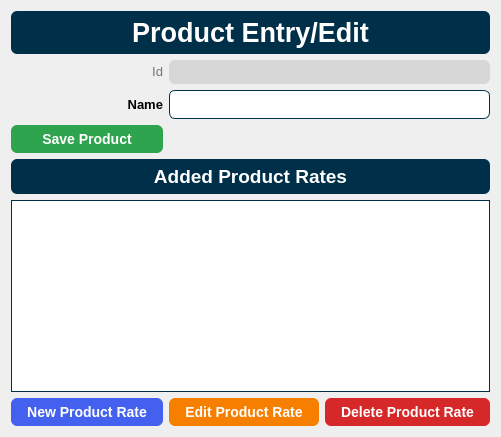
      <widget class="QWidget" name="pageProductEntry">
       <layout class="QGridLayout" name="gridLayout_2">
        <item row="3" column="1" colspan="2">
         <widget class="QLineEdit" name="txtProductName">
          <property name="styleSheet">
           <string notr="true">border: 1px solid #003049;
border-radius: 6px;
font-family: &quot;Helvetica&quot;;
font-size: 10pt;
padding: 5px;</string>
          </property>
          <property name="maxLength">
           <number>30</number>
          </property>
         </widget>
        </item>
        <item row="0" column="0" colspan="3">
         <widget class="QLabel" name="lblProductEntry_Header">
          <property name="styleSheet">
           <string notr="true">border: 1px solid rgba(27, 31, 35, .15);
border-radius: 6px;
background-color: #003049;
color: #ffffff;
font-size: 20pt;
font-family: &quot;Helvetica&quot;;
font-style: normal;
font-weight: 700;
padding: 6px;</string>
          </property>
          <property name="text">
           <string>Product Entry/Edit</string>
          </property>
          <property name="alignment">
           <set>Qt::AlignCenter</set>
          </property>
         </widget>
        </item>
        <item row="1" column="0">
         <widget class="QLabel" name="lblProductId_Label">
          <property name="sizePolicy">
           <sizepolicy hsizetype="Preferred" vsizetype="Maximum">
            <horstretch>0</horstretch>
            <verstretch>0</verstretch>
           </sizepolicy>
          </property>
          <property name="layoutDirection">
           <enum>Qt::LeftToRight</enum>
          </property>
          <property name="styleSheet">
           <string notr="true">color: #6c757d;
font-family: &quot;Helvetica&quot;;
font-weight: 300;
font-size: 10pt</string>
          </property>
          <property name="text">
           <string>Id</string>
          </property>
          <property name="alignment">
           <set>Qt::AlignRight|Qt::AlignTrailing|Qt::AlignVCenter</set>
          </property>
         </widget>
        </item>
        <item row="7" column="0" colspan="3">
         <widget class="QLabel" name="lblTableHeader">
          <property name="styleSheet">
           <string notr="true">border: 1px solid rgba(27, 31, 35, .15);
border-radius: 6px;
background-color: #003049;
color: #ffffff;
font-size: 14pt;
font-family: &quot;Helvetica&quot;;
font-style: normal;
font-weight: 700;
padding: 6px;</string>
          </property>
          <property name="text">
           <string>Added Product Rates</string>
          </property>
          <property name="alignment">
           <set>Qt::AlignCenter</set>
          </property>
         </widget>
        </item>
        <item row="3" column="0">
         <widget class="QLabel" name="lblProductName">
          <property name="sizePolicy">
           <sizepolicy hsizetype="Preferred" vsizetype="Maximum">
            <horstretch>0</horstretch>
            <verstretch>0</verstretch>
           </sizepolicy>
          </property>
          <property name="layoutDirection">
           <enum>Qt::LeftToRight</enum>
          </property>
          <property name="styleSheet">
           <string notr="true">font-family: &quot;Helvetica&quot;;
font-weight: 700;
font-size: 10pt;</string>
          </property>
          <property name="text">
           <string>Name</string>
          </property>
          <property name="alignment">
           <set>Qt::AlignRight|Qt::AlignTrailing|Qt::AlignVCenter</set>
          </property>
         </widget>
        </item>
        <item row="10" column="0" colspan="3">
         <widget class="QTableWidget" name="tblProductRates">
          <property name="focusPolicy">
           <enum>Qt::NoFocus</enum>
          </property>
          <property name="styleSheet">
           <string notr="true">border: 1px solid #003049;
font-family: &quot;Helvetica&quot;;
font-size: 10pt;</string>
          </property>
          <property name="editTriggers">
           <set>QAbstractItemView::NoEditTriggers</set>
          </property>
          <property name="selectionMode">
           <enum>QAbstractItemView::SingleSelection</enum>
          </property>
          <property name="selectionBehavior">
           <enum>QAbstractItemView::SelectRows</enum>
          </property>
          <property name="sortingEnabled">
           <bool>true</bool>
          </property>
          <attribute name="horizontalHeaderStretchLastSection">
           <bool>true</bool>
          </attribute>
          <attribute name="verticalHeaderVisible">
           <bool>false</bool>
          </attribute>
         </widget>
        </item>
        <item row="1" column="1" colspan="2">
         <widget class="QLabel" name="lblProductId">
          <property name="sizePolicy">
           <sizepolicy hsizetype="Preferred" vsizetype="Minimum">
            <horstretch>0</horstretch>
            <verstretch>0</verstretch>
           </sizepolicy>
          </property>
          <property name="styleSheet">
           <string notr="true">background-color: rgb(215, 215, 215);
border-radius: 6px;
font-family: &quot;Helvetica&quot;;
padding: 5px;</string>
          </property>
          <property name="text">
           <string/>
          </property>
         </widget>
        </item>
        <item row="11" column="0">
         <widget class="QPushButton" name="btnNewProductRate">
          <property name="focusPolicy">
           <enum>Qt::NoFocus</enum>
          </property>
          <property name="styleSheet">
           <string notr="true">background-color: #4361ee;
border: 1px solid rgba(27, 31, 35, .15);
border-radius: 6px;
color: #fff;
font-family: &quot;Helvetica&quot;;
font-size: 14px;
font-weight: 600;
line-height: 20px;
padding: 6px 16px;
position: relative;
text-align: center;
text-decoration: none;
vertical-align: middle;
white-space: nowrap;</string>
          </property>
          <property name="text">
           <string>New Product Rate</string>
          </property>
         </widget>
        </item>
        <item row="11" column="1">
         <widget class="QPushButton" name="btnEditProductRate">
          <property name="focusPolicy">
           <enum>Qt::NoFocus</enum>
          </property>
          <property name="styleSheet">
           <string notr="true">background-color: #f77f00;
border: 1px solid rgba(27, 31, 35, .15);
border-radius: 6px;
color: #fff;
font-family: &quot;Helvetica&quot;;
font-size: 14px;
font-weight: 600;
line-height: 20px;
padding: 6px 16px;
position: relative;
text-align: center;
text-decoration: none;
vertical-align: middle;
white-space: nowrap;</string>
          </property>
          <property name="text">
           <string>Edit Product Rate</string>
          </property>
         </widget>
        </item>
        <item row="11" column="2">
         <widget class="QPushButton" name="btnDeleteProductRate">
          <property name="focusPolicy">
           <enum>Qt::NoFocus</enum>
          </property>
          <property name="styleSheet">
           <string notr="true">background-color: #d62828;
border: 1px solid rgba(27, 31, 35, .15);
border-radius: 6px;
color: #fff;
font-family: &quot;Helvetica&quot;;
font-size: 14px;
font-weight: 600;
line-height: 20px;
padding: 6px 16px;
position: relative;
text-align: center;
text-decoration: none;
vertical-align: middle;
white-space: nowrap;</string>
          </property>
          <property name="text">
           <string>Delete Product Rate</string>
          </property>
         </widget>
        </item>
        <item row="4" column="0">
         <widget class="QPushButton" name="btnSaveProduct">
          <property name="focusPolicy">
           <enum>Qt::NoFocus</enum>
          </property>
          <property name="styleSheet">
           <string notr="true">background-color: #2ea44f;
border: 1px solid rgba(27, 31, 35, .15);
border-radius: 6px;
color: #fff;
font-family: &quot;Helvetica&quot;;
font-size: 14px;
font-weight: 600;
line-height: 20px;
padding: 6px 16px;
position: relative;
text-align: center;
text-decoration: none;
vertical-align: middle;
white-space: nowrap;</string>
          </property>
          <property name="text">
           <string>Save Product</string>
          </property>
         </widget>
        </item>
       </layout>
      </widget>
